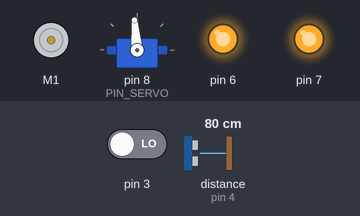
A sketch run on a simulated Arduino Uno, built with avr-gcc and run on an emulated ATmega328P. Parts: DC motor (green arrow = forward, orange = backward, longer = faster), servo, output pins drawn as LEDs (lit = HIGH). The test bench sets the inputs (shaded band); at power-on: pin 3 LOW, distance to the obstacle (sensor on pin 4) 80 cm. The echo pulse lasts 58.3 µs per cm.

Above: at 1.2 s.
1.3 s: pin 3 driven HIGH
At 2.5 s:
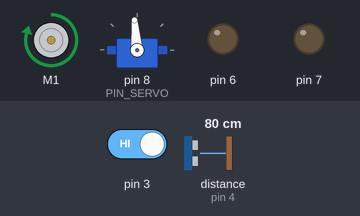
2.8 s: distance to the obstacle (sensor on pin 4) set to 21 cm
4.3 s: distance to the obstacle (sensor on pin 4) set to 18 cm
At 4.6 s:
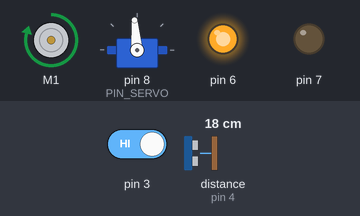
5.8 s: distance to the obstacle (sensor on pin 4) set to 11 cm
7.3 s: distance to the obstacle (sensor on pin 4) set to 8 cm
At 8.1 s:
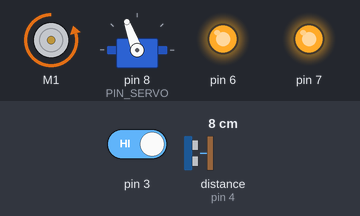
Timing chart, 0 to 24.8 s (numbered marks = the images above; inputs shaded):
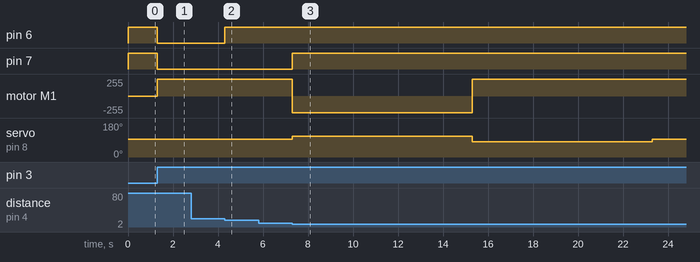

Measured:
- the behaviour switches between 20 and 19 cm on distance to the obstacle (sensor on pin 4) (found by bisection; images 1 and 2)
- the behaviour switches between 10 and 9 cm on distance to the obstacle (sensor on pin 4) (found by bisection; images 2 and 3)
- after the input at 1.3 s, pin 6, pin 7: HIGH → LOW at once; motor M1: stopped → forward 250/255 at once
- after the input at 2.8 s, every drawn part: stays the same
- after the input at 4.3 s, pin 6: LOW → HIGH at once
- after the input at 5.8 s, every drawn part: stays the same
- after the input at 7.3 s, pin 7: LOW → HIGH at once; motor M1: forward 250/255 → backward 250/255 at once, → forward 250/255 8.0 s later; servo on pin 8 (PIN_SERVO): 95° → 110° at once, → 80° 8.0 s later, → 95° 8.0 s later

The sketch:

2-3_-_Final.ino
```cpp
// Code final, faisant faire demi-tour au robot
// To access step-to-step programs: https://github.com/FireMKM/Meccano

// Required libraries to run this code
// First one is the dedicated library for the Adafruit MotorShield device, and the second one is a required library to run the first
// Adafruit MotorShield V2: https://github.com/adafruit/Adafruit_Motor_Shield_V2_Library
// Adafruit BusIO: https://github.com/adafruit/Adafruit_BusIO

//Libraries
#include <Wire.h>
#include <Adafruit_MotorShield.h>
#include <Servo.h>

// Declare the motorshield
Adafruit_MotorShield AFMS = Adafruit_MotorShield(); // Declare the device
Adafruit_DCMotor *myMotor = AFMS.getMotor(1);

// Declare the constants
int capteur = 4;

const int PIN_SERVO = 8;
const int mainrad = 95;
const int delta = 15;
Servo myservo;


// Setup fonction
void setup()
{
  //MOTOR
  AFMS.begin();
  myMotor->setSpeed(250);

  //PIN
  pinMode(6, OUTPUT);
  pinMode(7, OUTPUT);
  pinMode(3, INPUT);
  pinMode(capteur, INPUT);

  //SERVO
  myservo.attach(PIN_SERVO);
}

void loop() {
  //IF ON
  if (digitalRead(3)) {
    int d = lire_distance(capteur);
      //LEDS
    digitalWrite(6, d < 20);
    digitalWrite(7, d < 10);
      //TURN AROUND
    if (d < 10) {
      myMotor->run(BACKWARD);
      myservo.write(mainrad+delta);
      delay(8000);
      myMotor->run(FORWARD);
      myservo.write(mainrad-delta);
      delay(8000);
      myMotor->run(FORWARD);
      myservo.write(mainrad);
      delay(5000);
    }
    else {
      myMotor->run(FORWARD);
    }
  }
  //IF OFF
  else {
    myMotor->run(RELEASE);
    myservo.write(mainrad);
    digitalWrite(6, HIGH);
    digitalWrite(7, HIGH);
  }
}

// Lecture de la distance
int lire_distance(int numero_broche) {
  pinMode(numero_broche, OUTPUT);
  digitalWrite(numero_broche, LOW);
  delayMicroseconds(2);
  digitalWrite(numero_broche, HIGH);
  delayMicroseconds(10);
  digitalWrite(numero_broche, LOW);
  pinMode(numero_broche, INPUT);
  return 0.01723 * pulseIn(numero_broche, HIGH);
}
```
